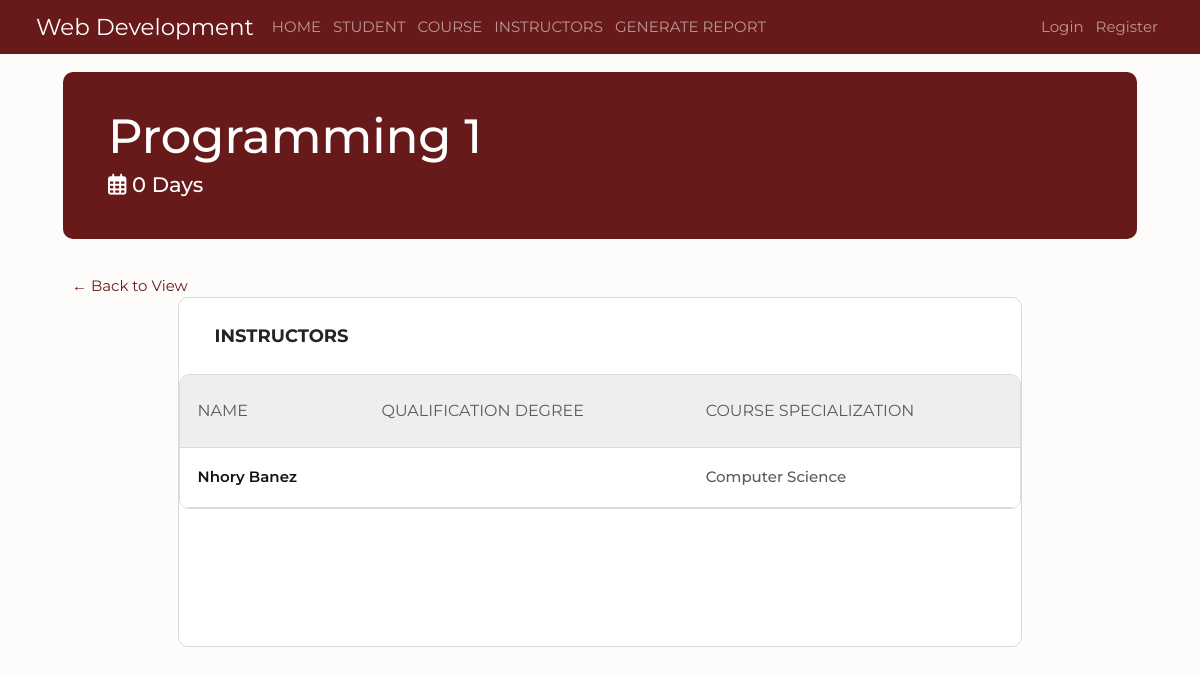
/course/viewInstructor.php?id=300000, run on an earlier commit of the app's database.
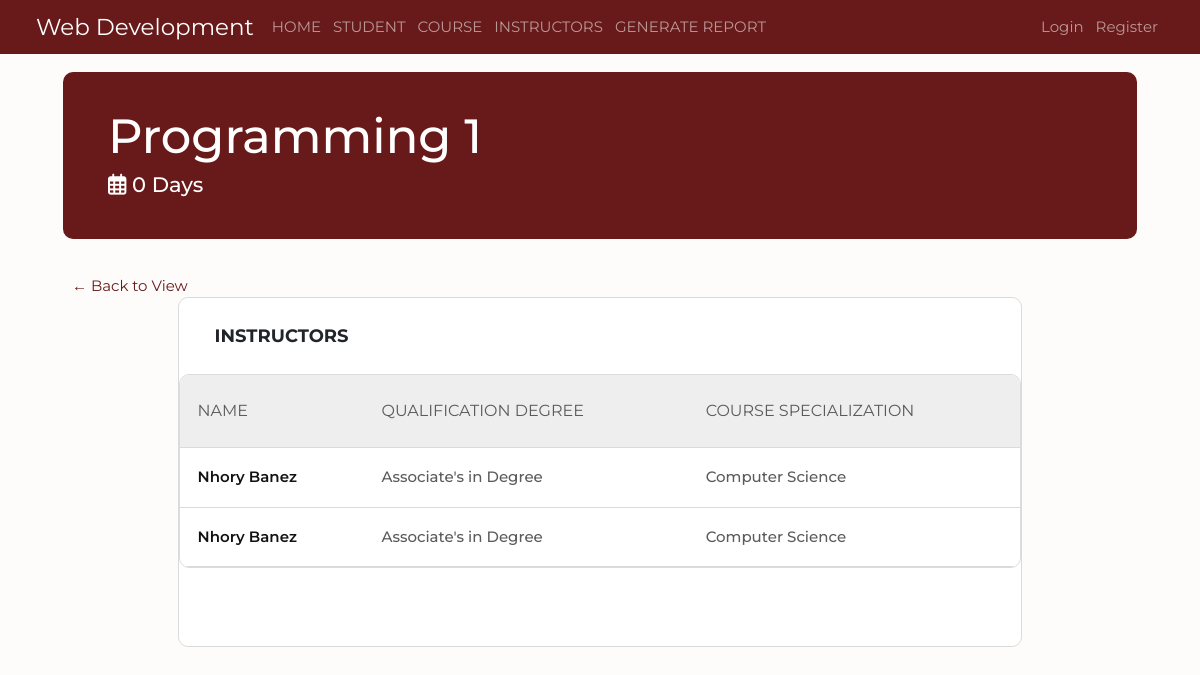
And on a later commit of the database.
### tables this page shows
CREATE TABLE `pool_instructor_details` (
  `instructor_id` int(11) NOT NULL,
  `account_id` int(11) DEFAULT NULL,
  `rank` varchar(15) NOT NULL,
  `qualification_degree` varchar(50) DEFAULT NULL,
  `course_specialization` varchar(50) NOT NULL,
  `other_qualification` varchar(50) DEFAULT NULL
);

CREATE TABLE `account_details` (
  `account_id` int(11) NOT NULL,
  `username` varchar(50) NOT NULL,
  `password` varchar(50) NOT NULL,
  `user_type` varchar(10) NOT NULL,
  `lastname` varchar(50) NOT NULL,
  `firstname` varchar(50) NOT NULL,
  `middlename` varchar(50) NOT NULL,
  `suffix` varchar(10) NOT NULL
);

### course/viewInstructor.php (the view, shortened to what this page needs)
<?php
  require '../templates/connection.php';
  require '../templates/header.php';
  if(isset($_GET['id'])){
    $id = $_GET['id'];
  }
  else{
    header("Location: index.php");
  }
  $query = "SELECT * FROM `course` WHERE course_id='$id' ";
  $query_run = mysqli_query($conn, $query);
  $result = mysqli_fetch_assoc($query_run);
  $sql = "
    SELECT
    a.firstname, a.lastname , i.qualification_degree , i.course_specialization
    FROM registration_course AS r
    JOIN pool_instructor_details AS i
    ON r.instructor_id = i.instructor_id
    JOIN account_details AS a
    ON a.account_id = i.account_id
    WHERE r.course_id = '$id'
    ";
  $instructors = mysqli_query($conn, $sql);
?>
<link rel="stylesheet" type="text/css" href="../assets/css/view_record_style.css">
</head>
<body style = "font-family: Montserrat; overflow-x:hidden; background-color:#fefcfb;">
  <?php include '../templates/navigation.php' ?>
  <?php include('../assets/popup/message.php'); ?>
  <div class = "box m-5 p-5">
    <div class="row p-5" style="background-color: #681a1a; color: white; border-radius: 10px;">
        <h1 style = "font-size: 48px;">
         <?php echo $result['course_title']; ?>
        </h1>
        <h3>
          <i class="fa-regular fa-calendar-days"></i>
        <?php echo $result ['number_of_days'] . " Days"; ?>
        </h3>
    </div>
    <br><br><a href = "viewRecord.php?id=<?php echo $id ?>" class = "text-decoration-none" style = "font-size:15px; color: #681a1a">&#8592; Back to View</a>
    <center>
        <div class="tableFixHead" style="background-color: white; border: 1px solid #dbdbdb; border-radius: 10px; width:80%;" >
                <h4 class="pt-2 pb-4 ps-5">
                <br><strong style="float:left;">INSTRUCTORS</strong><br>
                </h4>
                <div class ="fs-5 pb-2 pt-1 fw-bold">
                    <table class='table'>
                        <thead>
                            <tr>
                                <th class ="ps-4 fw-normal" style="background-color:#eee; height:50px;">NAME</th>
                                <th class ="fw-normal" style="background-color:#eee; height:50px;">QUALIFICATION DEGREE</th>
                                <th class ="fw-normal" style="background-color:#eee; height:50px;">COURSE SPECIALIZATION</th>
                            </tr>
                        </thead>
                        <tbody>
                            <?php while ($instructor = mysqli_fetch_assoc($instructors)) { ?>
                                <tr>
                                <td class = "p-4 fs-5 mt-5 " ><?= $instructor['firstname'] . " " . $instructor['lastname'] ?></td>
                                <td class = "p-4 fs-5 mt-5 " ><?= $instructor['qualification_degree'] ?></td>
                                <td class = "p-4 fs-5 mt-5 " ><?= $instructor['course_specialization'] ?></td>
                                </tr>
                            <?php } ?>
                        </tbody>
                    </table>
                </div>
        </div>
    </center>
</body>
</html>

What changed in the data, as far as the page shows it:
now on one of the page's lists (row edited): pool_instructor_details: account.firstname "Nhory", account.lastname "Banez", qualification_degree "Associate's in Degree", course_specialization "Computer Science"
changed pool_instructor_details "Computer Science": qualification_degree (not shown) → "Associate's in Degree"
